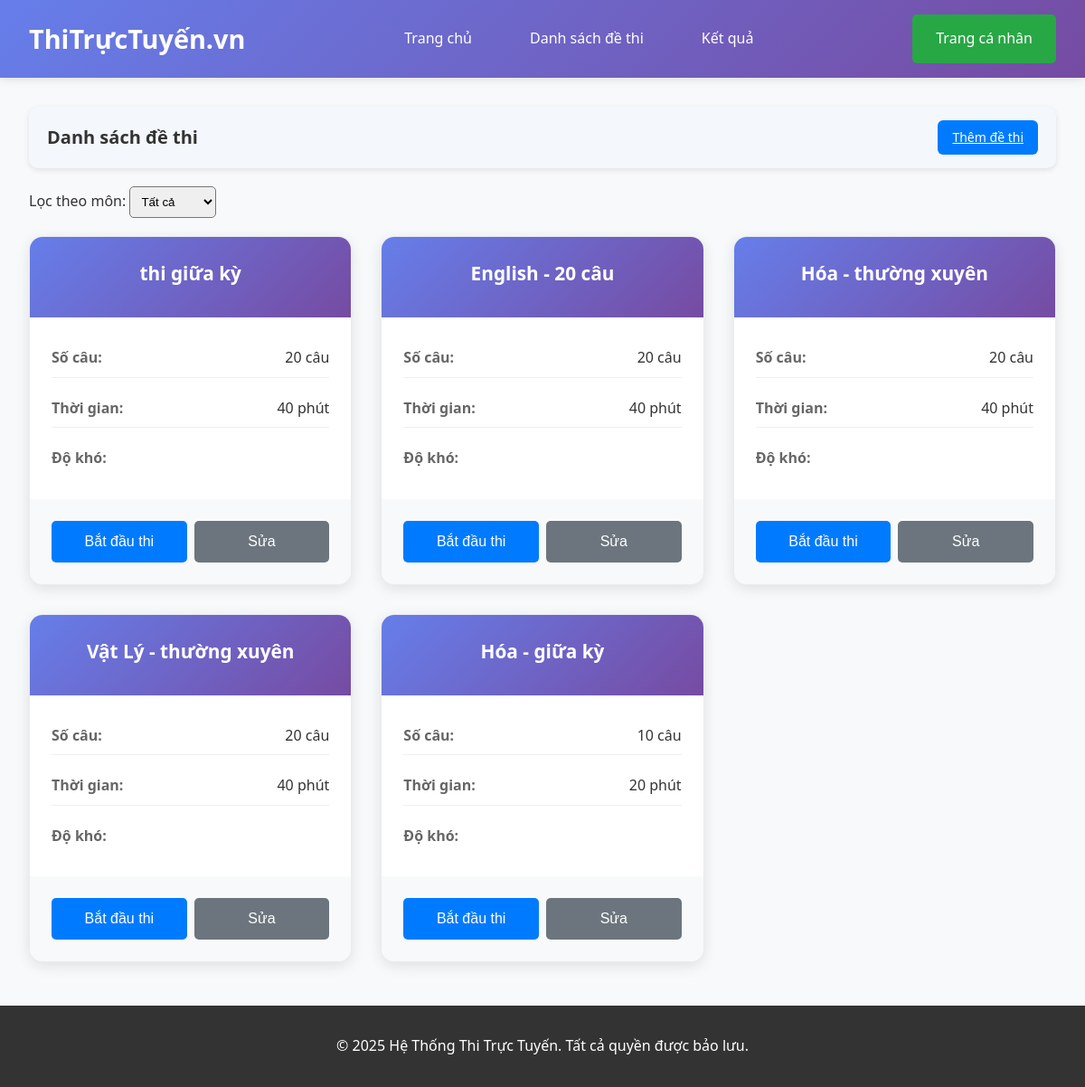
The page /chucnang/exam_list.php (signed in) on the database its author committed.
### tables this page shows
CREATE TABLE `exams` (
  `exam_id` int(11) NOT NULL,
  `title` varchar(255) NOT NULL,
  `subject` varchar(100) NOT NULL,
  `num_questions` int(11) NOT NULL,
  `time` int(11) NOT NULL,
  `difficulty` enum('easy','medium','hard') NOT NULL,
  `description` text DEFAULT NULL,
  `created_at` timestamp NOT NULL DEFAULT current_timestamp()
);

### chucnang/exam_list.php (the view, shortened to what this page needs)
<?php
include("config/db.php");
$sql = "SELECT exam_id, title, subject, num_questions, time, difficulty FROM exams";
$result = $conn->query($sql);
if ($result && $result->num_rows > 0) {
    $result->data_seek(0);
}
?>
<!DOCTYPE html>
<html lang="vi">
<head>
    <link rel="stylesheet" href="css/index.css">
    <link rel="stylesheet" href="css/exam_list.css">
</head>
<body>
<header>
    <div class="header-container">
        <div class="logo">ThiTrựcTuyến.vn</div>
        <nav>
            <ul>
                <li><a href="main_page.php">Trang chủ</a></li>
                <li><a href="exam_list.php">Danh sách đề thi</a></li>
                <li><a href="result.php">Kết quả</a></li>
            </ul>
        </nav>
        <div class="auth-buttons">
            <a class="btn btn-profie" href="profile.php">Trang cá nhân</a>
        </div>
    </div>
</header>
<main class="page active">
    <div class="exams-header">
        <h2>Danh sách đề thi</h2>
        <a href="add_exam.php" class="add_exam">Thêm đề thi</a>
    </div>
    <div class="filter-container">
        <label for="subjectFilter">Lọc theo môn: </label>
        <select id="subjectFilter">
            <option value="all">Tất cả</option>
        </select>
    </div>
    <div class="exams-grid" id="exam-list">
        <?php if ($result && $result->num_rows > 0): ?>
            <?php while ($row = $result->fetch_assoc()): ?>
                <div class="exam-card"
                     data-subject="<?php echo htmlspecialchars($row['subject']); ?>"
                     data-type="tracnghiem">
                    <div class="exam-header">
                        <h3><?php echo htmlspecialchars($row['title']); ?></h3>
                    </div>
                    <div class="exam-body">
                        <div class="exam-info"><span>Số câu:</span><span><?php echo $row['num_questions']; ?> câu</span></div>
                        <div class="exam-info"><span>Thời gian:</span><span><?php echo $row['time']; ?> phút</span></div>
                        <div class="exam-info"><span>Độ khó:</span><span><?php echo $row['difficulty']; ?></span></div>
                    </div>
                    <div class="exam-footer">
                        <button class="btn btn-primary"
                                onclick="window.location.href='exam_page.php?exam_id=<?php echo $row['exam_id']; ?>'">
                            Bắt đầu thi
                        </button>
                        <button class="btn btn-secondary"
                        onclick="window.location.href='edit_exam.php?exam_id=<?php echo $row['exam_id']; ?>'">
                        Sửa
                        </button>
                    </div>
                </div>
            <?php endwhile; ?>
        <?php else: ?>
            <p>Chưa có đề thi nào.</p>
        <?php endif; ?>
    </div>
</main>
<footer>
    <p>&copy; 2025 Hệ Thống Thi Trực Tuyến. Tất cả quyền được bảo lưu.</p>
</footer>
</body>
</html>

### chucnang/css/index.css (style rules this page uses)
* { margin: 0; padding: 0; box-sizing: border-box; }
body { font-family: 'Segoe UI', Tahoma, Geneva, Verdana, sans-serif; line-height: 1.6; color: #333; background-color: #f8f9fa; }
header { background: linear-gradient(135deg, #667eea 0%, #764ba2 100%); color: white; padding: 1rem 0; box-shadow: 0 2px 10px rgba(0,0,0,0.1); position: sticky; top: 0; z-index: 1000; }
.header-container { max-width: 1200px; margin: 0 auto; display: flex; justify-content: space-between; align-items: center; padding: 0 2rem; }
.logo { font-size: 1.8rem; font-weight: bold; color: white; text-decoration: none; }
nav ul { display: flex; list-style: none; gap: 2rem; }
nav a { color: white; text-decoration: none; padding: 0.5rem 1rem; border-radius: 5px; transition: background-color 0.3s; }
.auth-buttons { display: flex; gap: 1rem; }
.btn { padding: 0.75rem 1.5rem; border: none; border-radius: 5px; cursor: pointer; font-size: 1rem; font-weight: 500; text-decoration: none; display: inline-block; text-align: center; transition: all 0.3s ease; border: 2px solid transparent; }
.btn-primary { background-color: #007bff; color: white; }
.btn-secondary { background-color: #6c757d; color: white; }
.btn-profie { background-color: #28a745; color: white; }
main { max-width: 1200px; margin: 2rem auto; padding: 0 2rem; min-height: calc(100vh - 200px); }
.page { display: none; }
.page.active { display: block; animation: fadeIn 0.5s ease-in; }
.exams-header { display: flex; justify-content: space-between; align-items: center; margin-bottom: 2rem; padding: 1.5rem; background: white; border-radius: 10px; box-shadow: 0 2px 10px rgba(0,0,0,0.1); }
.exams-header h2 { color: #333; font-size: 2rem; }
.exams-grid { display: grid; grid-template-columns: repeat(auto-fill, minmax(350px, 1fr)); gap: 2rem; margin-bottom: 2rem; }
.exam-card { background: white; border-radius: 15px; overflow: hidden; box-shadow: 0 4px 15px rgba(0,0,0,0.1); transition: all 0.3s ease; border: 1px solid #e9ecef; }
.exam-header { background: linear-gradient(135deg, #667eea 0%, #764ba2 100%); color: white; padding: 1.5rem; text-align: center; }
.exam-header h3 { font-size: 1.3rem; margin-bottom: 0.5rem; }
.exam-body { padding: 1.5rem; }
.exam-info { display: flex; justify-content: space-between; margin-bottom: 0.8rem; padding: 0.5rem 0; border-bottom: 1px solid #f0f0f0; }
.exam-info:last-child { border-bottom: none; margin-bottom: 0; }
.exam-info span:first-child { font-weight: 600; color: #666; }
.exam-info span:last-child { color: #333; font-weight: 500; }
.exam-footer { padding: 1.5rem; background: #f8f9fa; display: flex; gap: 0.5rem; flex-wrap: wrap; }
.exam-footer .btn { flex: 1; min-width: 120px; }
footer { background: #333; color: white; text-align: center; padding: 2rem; margin-top: 3rem; }

### chucnang/css/exam_list.css (style rules this page uses)
.exams-header { display: flex; justify-content: space-between; align-items: center; flex-wrap: wrap; gap: 15px; padding: 15px 20px; background: #f4f7fc; border-radius: 10px; box-shadow: 0 2px 6px rgba(0,0,0,0.1); margin-bottom: 20px; }
.exams-header h2 { margin: 0; font-size: 20px; font-weight: bold; color: #333; }
.filter-container { margin: 20px 0; }
.filter-container select { padding: 8px; border-radius: 5px; }
.add_exam { padding: 8px 16px; background: #007bff; color: #fff; border: none; border-radius: 6px; font-size: 14px; cursor: pointer; transition: background 0.2s; }

### rows shown on the page
exams: title "thi giữa kỳ", num_questions "20", time "40"
exams: title "English - 20 câu", num_questions "20", time "40"
exams: title "Hóa - thường xuyên", num_questions "20", time "40"
exams: title "Vật Lý - thường xuyên", num_questions "20", time "40"
exams: title "Hóa - giữa kỳ", num_questions "10", time "20"
